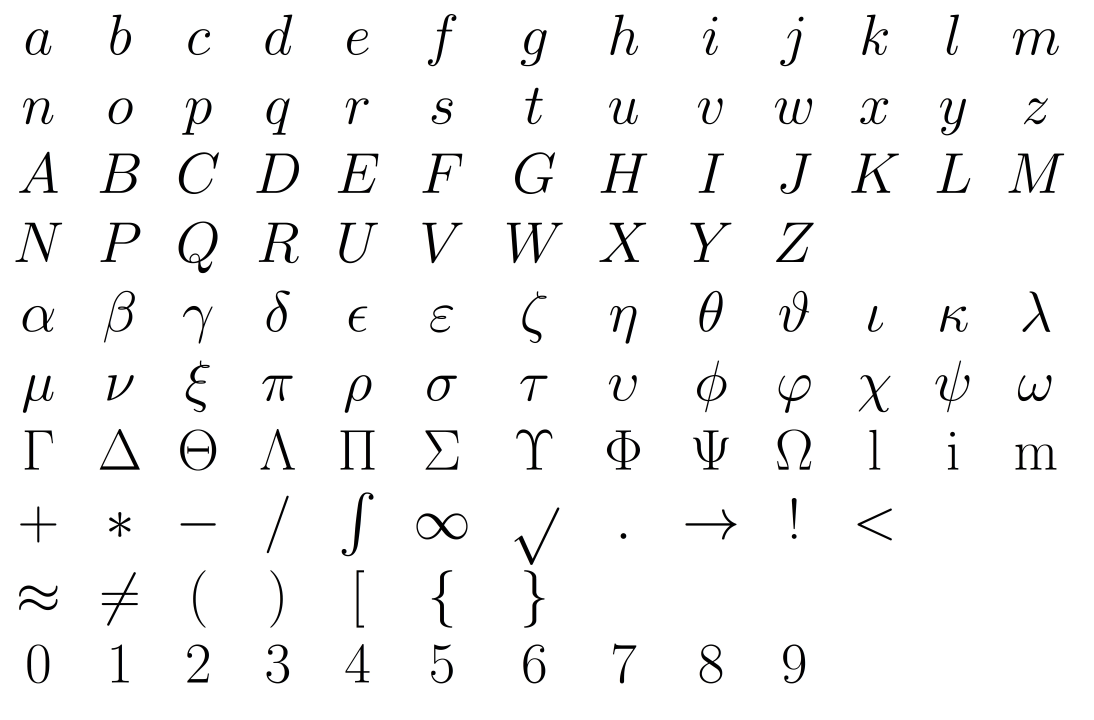
#> input picture org/itl/icr/resources/characterPalette.jpg, 6561 x 4317 px (shown at 1/6 size)
$ python -i segment.py   (imports and definitions only)   (older library calls are emulated)
#> lines starting #> are read from the running program, lines starting #| are printed output that depends on the picture; after the words box and inside, x2 and y2 are one past the last pixel; in counts of white or black regions, pixels touching at a corner belong together
### org/itl/icr/iss/model/symbol.py
from shapely.geometry import Polygon
import cv2 as cv
import numpy as np
from math import sqrt

X_AXIS_COLLISION_PRECISION = 4
Y_AXIS_COLLISION_PRECISION = 4


class Colors:
    red = (255, 0, 0)
    green = (0, 255, 0)
    blue = (0, 0, 255)
    pink = (255, 0, 144)
    white = (255, 255, 255)
    turquoise = (175, 238, 238)


class Center:
    def __init__(self, min_enclosing_circle_x_y, mass_x_y):
        self.min_enclosing_circle_x_y = min_enclosing_circle_x_y
        self.mass_x_y = mass_x_y

    # [5 lines left out: function distance_from, not called in this run]

    def is_between_x(self, x_min, x_max):
        return x_min <= self.mass_x_y[0] <= x_max

    def is_between_y(self, y_min, y_max):
        return y_min <= self.mass_x_y[1] <= y_max

    # [12 lines left out: function merge, not called in this run]


class BoundingRectangle:
    def __init__(self, open_cv_bounding_rectangle):
        """
            Constructs a BoundingRectangle object.
        :param open_cv_bounding_rectangle: It must be a list of the form
            [x, y, x_offset, y_offset]
        """
        self.top_left_point = (
            open_cv_bounding_rectangle[0],
            open_cv_bounding_rectangle[1]
        )
        self.x_offset = open_cv_bounding_rectangle[2]
        self.y_offset = open_cv_bounding_rectangle[3]
        self.bottom_right_point = (
            self.top_left_point[0] + self.x_offset,
            self.top_left_point[1] + self.y_offset
        )

    # [24 lines left out: functions is_complete_above, merge, not called in this run]

    def crop_image(self, image):
        return image[
               self.top_left_point[1]:self.bottom_right_point[1],
               self.top_left_point[0]:self.bottom_right_point[0]
            ]


class CharImage:
    """
        (x, y)----------+
            |           |
            |           |
            |           |
            +-----------(x+w, y+h)
    """

    def __init__(self, identifier, image, center, contours, bounding_rectangle):
        self.identifier = identifier
        # FIXME: Maybe refactor this name to smth like raw_image
        self.char_type = None
        self.image = image
        # FIXME: Should accept only binary image ?
        self.height, self.width = self.image.shape

        self.center = center
        # list of convex hulls !
        # FIXME: Document the shape of this thing!
        self.contours = contours
        self.bounding_rectangle = bounding_rectangle
        # FIXME: Maybe a list o polygons also ??
        self.__polygon = None

    @property
    def polygon(self):
        if self.__polygon is None:
            # FIXME: Here we should merge all convex hulls ?
            convex_hull_points = [
                (self.contours[0][k][0][0], self.contours[0][k][0][1])
                for k in range(0, len(self.contours[0]))
            ]
            self.__polygon = Polygon(convex_hull_points)
        return self.__polygon

    # [22 lines left out: function merge_in, not called in this run]

    def centroids_collide(self, image_symbol):
        c1 = self.center.min_enclosing_circle_x_y
        c2 = image_symbol.center.min_enclosing_circle_x_y
        result = abs(c1[0] - c2[0]) < X_AXIS_COLLISION_PRECISION
        result &= abs(c1[1] - c2[1]) < Y_AXIS_COLLISION_PRECISION
        return result

    def is_part_of(self, other_char_image):
        """
            Checks if self is a part of imageSymbol.
        :param other_char_image:
        :return: true/false
        """
        return other_char_image.contains(self) & other_char_image.covers(self)

    def covers(self, image_symbol):
        """
            Checks if self's polygon contour fully covers
        the imageSymbol's polygon contour.
        :param image_symbol:
        :return: true/false
        """
        return self.polygon.covers(image_symbol.polygon)

    def contains(self, other_char_image):
        """
            Checks if self's bounding box contains the
        other_char_image's bounding box.
        :param other_char_image:
        :return: true/false
        """
        self_bb = self.bounding_rectangle
        other_bb = other_char_image.bounding_rectangle
        result = True
        result &= self_bb.top_left_point[0] <= other_bb.top_left_point[0]
        result &= self_bb.top_left_point[1] <= other_bb.top_left_point[1]
        # opposite vertex now..
        result &= self_bb.bottom_right_point[0] >= other_bb.bottom_right_point[0]
        result &= self_bb.bottom_right_point[1] >= other_bb.bottom_right_point[1]
        return result

    # [40 lines left out: function draw_on_image, not called in this run]

    def show(self):
        cv.imshow('Symbol', self.image)
        cv.waitKey(0)

    def equals(self, other):
        return self.identifier == other.identifier

    # [6 lines left out: function to_string, not called in this run]

### org/itl/icr/iss/segment.py
from org.itl.icr.iss.model.symbol import CharImage, BoundingRectangle, Center
from PIL import Image as PillowImage
import cv2 as cv
import numpy as np
import logging
from org.itl.icr.isr.ai.dataset.paths import Paths


class CharacterSegmentation:

    def __init__(self):
        self.logger = logging.getLogger(self.__class__.__name__)

    def __binarize_image(self, greyscale_image):
        self.logger.info("Binarizing the image with min-threshold:100 and max-threshold:255")
        _, binary_image = cv.threshold(greyscale_image, 100, 255, cv.THRESH_BINARY)
#> binary_image: shape (4317, 6561); 96.4% white; 122 black regions, largest, box (x1, y1, x2, y2) and area: (3041, 1336, 3376, 1579) 17590, (6051, 921, 6385, 1157) 16831, (1071, 1329, 1305, 1639) 16632
        if logging.getLogger("root").isEnabledFor(logging.DEBUG):
            PillowImage.fromarray(binary_image).show(title="Binary Image")
        return binary_image

    def __invert_image(self, image):
        self.logger.info("Inverting image")
        inverted_image = cv.bitwise_not(image)
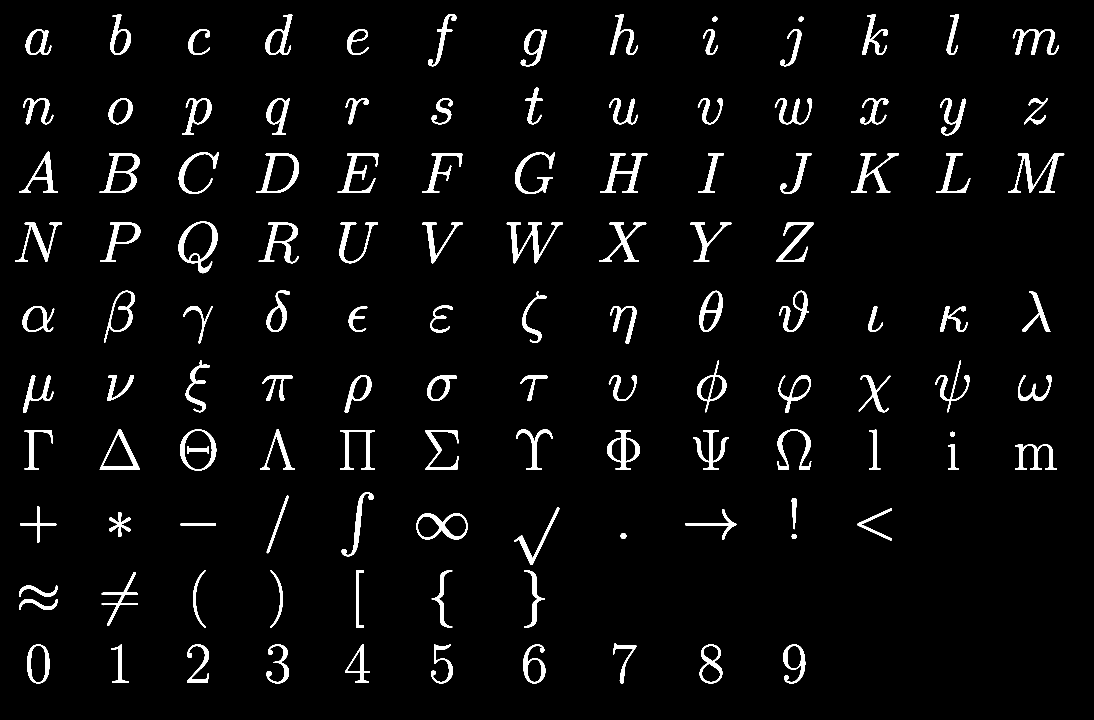
#> inverted_image: shape (4317, 6561) (shown at 1/6 size); 3.6% white; 122 white regions
        if logging.getLogger("root").isEnabledFor(logging.DEBUG):
            PillowImage.fromarray(inverted_image).show(title="Inverted Image")
        return inverted_image

    def __compute_image_edges_map(self, inverted_image):
        self.logger.info("Computing the image edges map with canny edge detection algorithm")
        result = cv.Canny(inverted_image, threshold1=1, threshold2=255, apertureSize=5, L2gradient=True)
        if logging.getLogger("root").isEnabledFor(logging.DEBUG):
            PillowImage.fromarray(result).show(title="Edges Map")

        result = cv.morphologyEx(result, op=cv.MORPH_CLOSE, kernel=np.ones((2, 2), np.uint8))
        if logging.getLogger("root").isEnabledFor(logging.DEBUG):
            PillowImage.fromarray(result).show(title="Closed-Edges Map")
        return result

    def __extract_char_images(self, extraction_image, mask_image):
        _, contours, hierarchy = cv.findContours(extraction_image, mode=cv.RETR_TREE, method=cv.CHAIN_APPROX_SIMPLE)
#> contours = 166 contours; largest, box (x1, y1, x2, y2) and area: (1071, 1329, 1305, 1639) 46373, (1081, 2577, 1297, 2823) 41536, (1538, 921, 1794, 1157) 40098, (2499, 3080, 2805, 3237) 36618, (598, 921, 838, 1157) 36038
        self.logger.info("Extracting dirty char images from binary image")
        char_images = []
        for i, contour in enumerate(contours):
            convex_hull = cv.convexHull(contour)
            if len(convex_hull) < 3:
                # This cannot be a valid symbol. More likely noise.
                continue
            bounding_rectangle = BoundingRectangle(cv.boundingRect(contour))
            c, _ = cv.minEnclosingCircle(contour)
            min_enclosing_circle_x_y = (int(c[0]), int(c[1]))
            # FIXME: This may be slow !
            M = cv.moments(contour)
            mass_x_y = (int(M["m10"] / M["m00"]), int(M["m01"] / M["m00"]))
            center = Center(min_enclosing_circle_x_y, mass_x_y)

            char_image = CharImage(
                str(i),
                # FIXME: Crop but with a mask ? so that we have clean radicals for example
                bounding_rectangle.crop_image(mask_image),
                center,
                [contour],
                bounding_rectangle
            )
            char_images.append(char_image)
#> this loop made 166 passes
#> c on passes 3 to 5: (4265, 3983.1), (4266.1, 4037.2), (4264.7, 3919.4)
#> pass 1, in __init__, `self.image = image`:
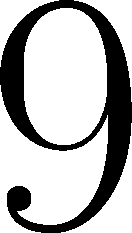
#> self.image: shape (233, 132); 71% white; 1 black region, box (x1, y1, x2, y2) and area: (0, 0, 132, 233) 8927
#> pass 2, in __init__ (call 2), `self.image = image`:
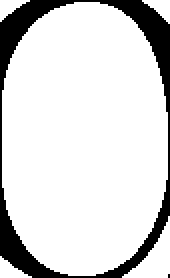
#> self.image: shape (139, 85) (shown 2 times larger); 84.9% white; 2 black regions (1 under 20 px), largest, box (x1, y1, x2, y2) and area: (0, 0, 85, 139) 1778
#> pass 3, in __init__ (call 3), `self.image = image`:
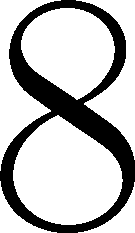
#> self.image: shape (233, 135); 73.6% white; 1 black region, box (x1, y1, x2, y2) and area: (0, 0, 135, 233) 8310

        self.logger.info(str(len(char_images)) + " dirty char images found")
        if logging.getLogger("root").isEnabledFor(logging.DEBUG):
            image = Util.draw_char_images(cv.cvtColor(mask_image, cv.COLOR_GRAY2RGB), char_images)
            PillowImage.fromarray(image, 'RGB').show(title="Dirty Segments")

        return char_images

    def __clean_char_images(self, dirty_char_images, binary_image):
        self.logger.info("Removing dirty char images")
        number_of_symbols = len(dirty_char_images)
        disposable = []
        for i in range(0, number_of_symbols):
            if i in disposable:
                continue
            for j in range(0, number_of_symbols):
                if j in disposable or i == j:
                    continue
                if dirty_char_images[i].centroids_collide(dirty_char_images[j]):
                    disposable.append(j)
                    continue

                if dirty_char_images[j].is_part_of(dirty_char_images[i]):
                    disposable.append(j)

        clean_char_images = [dirty_char_images[i] for i in range(0, number_of_symbols) if i not in disposable]
        self.logger.info(str(len(disposable)) + " dirty char images removed")
        if logging.getLogger("root").isEnabledFor(logging.DEBUG):
            image = Util.draw_char_images(cv.cvtColor(binary_image, cv.COLOR_GRAY2RGB), clean_char_images)
            PillowImage.fromarray(image, 'RGB').show(title="Clean Segments")

        return clean_char_images

    def segment(self, greyscale_image):
        """
            Segments a greyscale image of a Mathematical equation.
        The image must be greyscale with the equation written with
        black on a white background.
        :param greyscale_image:
        :return:
        """
        if not greyscale_image.any():
            raise ValueError('greyscaleImage parameter is empty')
        if len(greyscale_image.shape) != 2:
            raise ValueError('greyscaleImage is not grayscale')

        if logging.getLogger("root").isEnabledFor(logging.DEBUG):
            PillowImage.fromarray(greyscale_image).show(title="Greyscale Image")

        binary_image = self.__binarize_image(greyscale_image)
        inverted_binary_image = self.__invert_image(binary_image)
        # image_edges_map = self.__compute_image_edges_map(inverted_binary_image)
        # dirty_char_images = self.__extract_char_images(image_edges_map, binary_image)
        dirty_char_images = self.__extract_char_images(inverted_binary_image, binary_image)
        clean_char_images = self.__clean_char_images(dirty_char_images, binary_image)

        return clean_char_images

    def test(self):
        image = cv.imread(Paths.equations() + "clean\\10.jpg", cv.IMREAD_GRAYSCALE)
        binary_image = self.__binarize_image(image)
        inverted_binary_image = self.__invert_image(binary_image)
        char_images = self.__extract_char_images(inverted_binary_image, binary_image)

        result = Util.draw_char_images(cv.cvtColor(binary_image, cv.COLOR_GRAY2RGB), char_images)

        cv.imshow('Test', result)
        cv.waitKey(0)


class Util:
    @staticmethod
    def draw_char_images(drawing_board_image, char_images):
        drawn_image = np.copy(drawing_board_image)
        for char_image in char_images:
            drawn_image = char_image.draw_on_image(drawn_image)
        return drawn_image

>>> import cv2
>>> picture = cv2.imread('../resources/characterPalette.jpg', cv2.IMREAD_GRAYSCALE)
>>> result = CharacterSegmentation().segment(picture)
